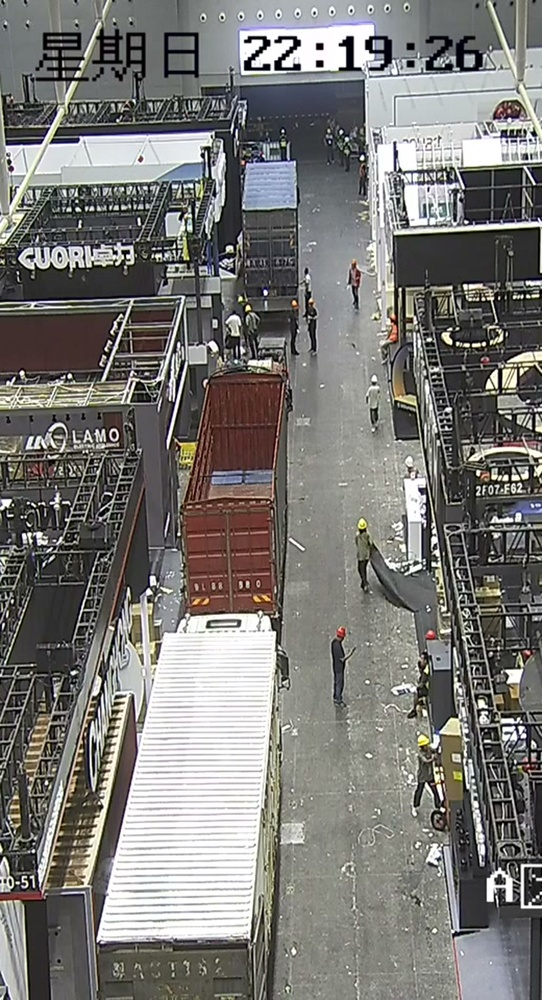
#> input picture accuracy/crops/north_1200_aisle.jpg, 542 x 1000 px, shrunk from 1040 x 1920 before the run
$ python grid_overlay.py crops/north_1200_aisle.jpg
#> lines starting #> are read from the running program, lines starting #| are printed output that depends on the picture
from pathlib import Path
import sys

from PIL import Image, ImageDraw, ImageFont


ROOT = Path(__file__).resolve().parents[1]


def main(path: Path) -> None:
    image = Image.open(path).convert("RGB")
#> image is the input picture: PIL image 542x1000 RGB; mean R, G, B 121.8, 120.5, 117.3
    draw = ImageDraw.Draw(image, "RGBA")
    width, height = image.size
#> width = 542; height = 1000
    font = ImageFont.load_default(size=18)
    for step in range(1, 10):
        x = width * step / 10
        y = height * step / 10
        draw.line([(x, 0), (x, height)], fill=(255, 0, 180, 120), width=2)
        draw.line([(0, y), (width, y)], fill=(0, 255, 200, 120), width=2)
        draw.text((x + 5, 8), f"{step / 10:.1f}", fill=(255, 255, 255, 230), font=font)
        draw.text((8, y + 3), f"{step / 10:.1f}", fill=(255, 255, 255, 230), font=font)
    out = path.with_name(path.stem + "_grid.jpg")
    image.save(out, quality=92)
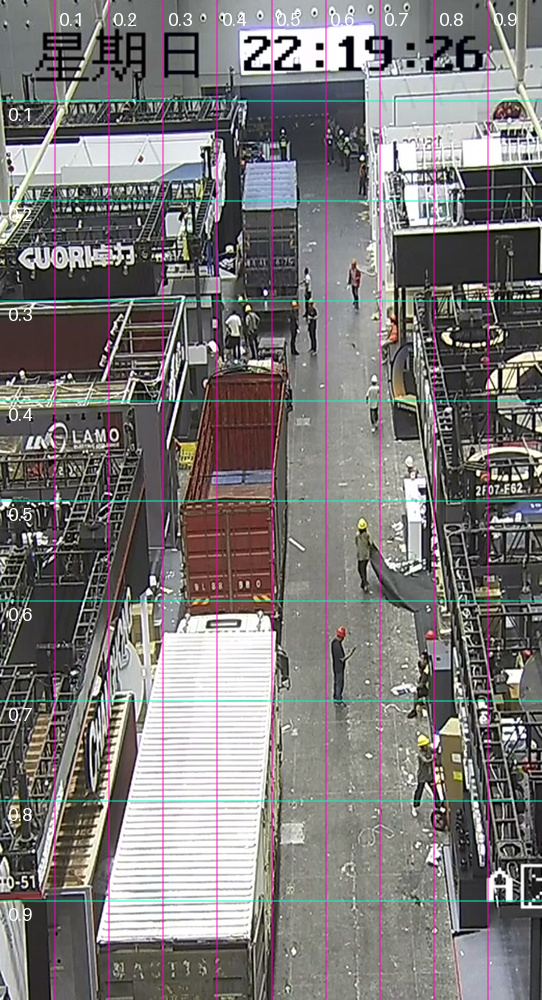
#> saved as north_1200_aisle_grid.jpg: PIL image 542x1000 RGB; mean R, G, B 123.2, 120.1, 119.4
    print(out)


if __name__ == "__main__":
    main(Path(sys.argv[1]))

$ run again, on accuracy/crops/north_2400_aisle.jpg
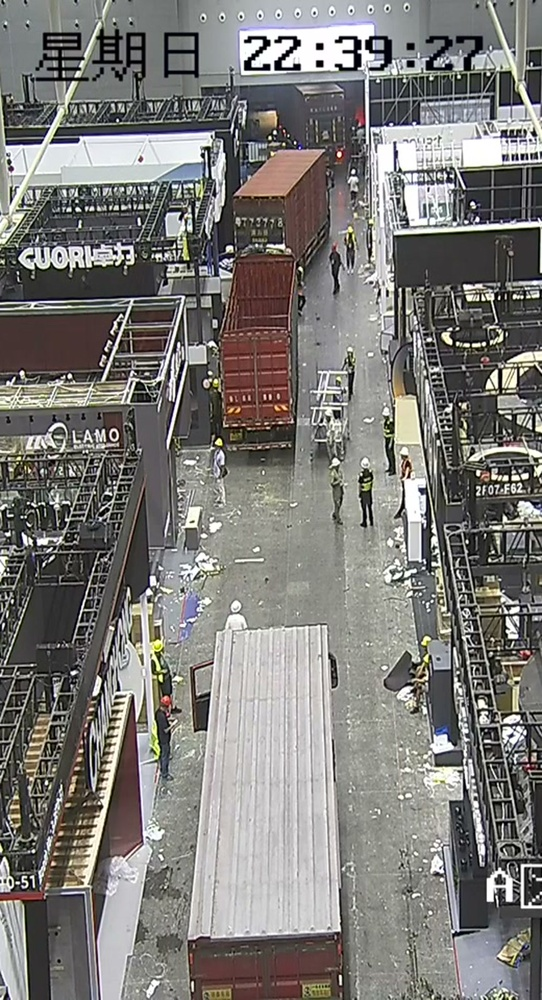
#> input picture accuracy/crops/north_2400_aisle.jpg, 542 x 1000 px, shrunk from 1040 x 1920 before the run
#> in main, image is the input picture: PIL image 542x1000 RGB; mean R, G, B 124.6, 122.7, 119.5
#> in main, `image.save(out, quality=92)`:
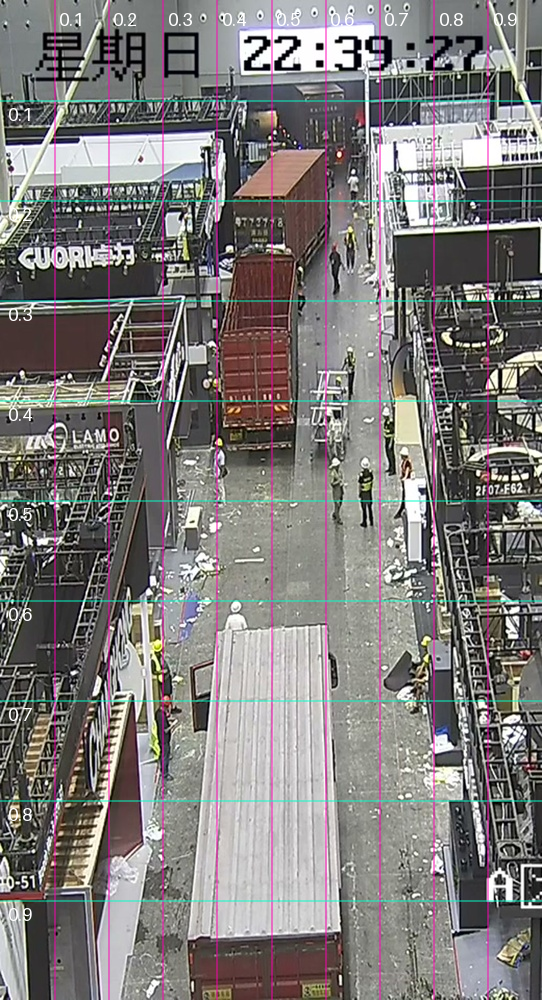
#> saved as north_2400_aisle_grid.jpg: PIL image 542x1000 RGB; mean R, G, B 125.9, 122.2, 121.4
